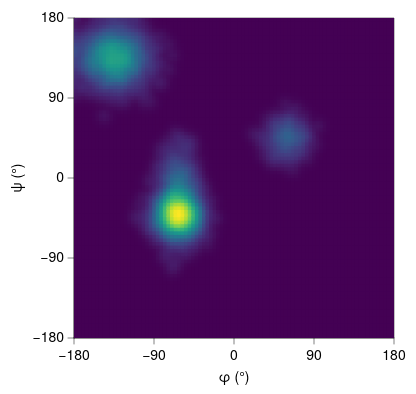

This figure's Vega-Lite source:
### Vega-Lite specification from a JSON file in a GitHub repository (floating-point values rounded to 4 significant figures; data arrays with more than 128 entries replaced by an {"elided": "..."} marker saying what was removed)
{"background": null, "config": {"arc": {"fill": "#DBDBDB", "fillOpacity": 1.0, "innerRadius": 40.0, "padAngle": 0.03, "stroke": "black", "strokeOpacity": 1, "strokeWidth": 0.25}, "area": {"fill": "#DBDBDB", "fillOpacity": 1.0, "stroke": "black", "strokeOpacity": 1, "strokeWidth": 0.25}, "axis": {"domain": true, "domainCap": "round", "domainColor": "black", "domainWidth": 0.25, "grid": false, "gridCap": "round", "gridColor": "#F1F1F1", "gridDash": [0, 0], "gridOpacity": 1.0, "gridWidth": 0.25, "labelColor": "black", "labelFont": "Helvetica Neue, HelveticaNeue, Helvetica, Arial, sans-serif", "labelFontSize": 7, "labelFontStyle": "normal", "labelFontWeight": 400, "offset": 0, "ticks": true, "tickCap": "round", "tickColor": "black", "tickRound": false, "tickSize": 3, "tickWidth": 0.25, "titleColor": "black", "titleFont": "Helvetica Neue, HelveticaNeue, Helvetica, Arial, sans-serif", "titleFontSize": 7, "titleFontStyle": "normal", "titleFontWeight": 400}, "axisX": {"domain": true, "labelAlign": "center", "labelAngle": 0, "labels": true, "ticks": true, "translate": 0}, "axisY": {"domain": true, "labelAlign": "right", "labelAngle": 0, "labels": true, "ticks": true, "translate": 0}, "axisRight": {"domain": true, "labelAlign": "left", "labelAngle": 0, "labels": true, "ticks": true, "translate": 0}, "axisTop": {"domain": true, "labelAlign": "center", "labelAngle": 0, "labels": true, "ticks": true, "translate": 0}, "axisBand": {"tickOffset": 0}, "bar": {"fill": "#DBDBDB", "fillOpacity": 1.0, "stroke": "black", "strokeOpacity": 1, "strokeWidth": 0.25}, "boxplot": {"size": 14.4, "ticks": {"cornerRadius": 0.25, "fill": "black", "opacity": 1, "size": 7.2, "thickness": 0.25}, "box": {"fillOpacity": 1.0, "stroke": "black", "strokeOpacity": 1, "strokeWidth": 0.25}, "median": {"cornerRadius": 0, "fill": "black", "fillOpacity": 1.0, "opacity": 1, "size": 14.4, "thickness": 0.25}, "rule": {"fill": "black", "fillOpacity": 1.0, "size": 16.0, "stroke": "black", "strokeDash": [0, 0], "strokeOpacity": 1, "strokeWidth": 0.25}, "outliers": {"color": "black", "fill": "black", "fillOpacity": 1.0, "size": 0, "stroke": "black", "strokeOpacity": 1, "strokeWidth": 0.25}}, "circle": {"fill": "black", "fillOpacity": 1.0, "size": 2.0, "stroke": null, "strokeOpacity": 1, "strokeWidth": 0.25}, "errorband": {"band": {"fillOpacity": 0.6, "stroke": null, "strokeWidth": 0.25, "strokeOpacity": 1}, "borders": {"opacity": 0, "strokeOpacity": 0.25, "strokeWidth": 1}}, "errorbar": {"opacity": 1, "rule": {"strokeDash": [0, 0], "strokeWidth": 0.25}, "ticks": {"color": "black", "cornerRadius": 0.125, "opacity": 1, "size": 9.6, "thickness": 0.25}, "thickness": 0.25}, "font": "Helvetica Neue, HelveticaNeue, Helvetica, Arial, sans-serif", "geoshape": {"fill": "#DBDBDB", "fillOpacity": 1.0, "stroke": "black", "strokeOpacity": 1, "strokeWidth": 0.25}, "header": {"labelColor": "black", "labelFont": "Helvetica Neue, HelveticaNeue, Helvetica, Arial, sans-serif", "labelFontSize": 7, "labelFontStyle": "normal", "labelFontWeight": 400, "titleColor": "black", "titleFont": "Helvetica Neue, HelveticaNeue, Helvetica, Arial, sans-serif", "titleFontSize": 7, "titleFontStyle": "normal", "titleFontWeight": 400, "titlePadding": 0}, "legend": {"disable": false, "offset": 4.5, "titlePadding": 4, "labelOffset": 2, "gradientLabelOffset": 2, "gradientLength": 80.0, "gradientThickness": 8.0, "gradientOpacity": 1.0, "gradientStrokeColor": "black", "gradientStrokeWidth": 0.25, "labelColor": "black", "labelFont": "Helvetica Neue, HelveticaNeue, Helvetica, Arial, sans-serif", "labelFontSize": 7, "labelFontStyle": "normal", "labelFontWeight": 400, "strokeColor": "black", "strokeWidth": 0, "symbolSize": 42, "symbolStrokeColor": "black", "symbolStrokeWidth": 0.25, "titleColor": "black", "titleFont": "Helvetica Neue, HelveticaNeue, Helvetica, Arial, sans-serif", "titleFontSize": 7, "titleFontStyle": "normal", "titleFontWeight": 400}, "line": {"color": "black", "stroke": "black", "strokeCap": "butt", "strokeDash": [0, 0], "strokeOpacity": 1, "strokeWidth": 0.5}, "point": {"filled": true, "fill": "#DBDBDB", "fillOpacity": 1.0, "size": 8.0, "stroke": "black", "strokeOpacity": 1, "strokeWidth": 0.25}, "range": {"category": ["#B2B2B2", "#4A7CD3", "#008542", "#664CAF", "#509F98", "#636363", "#284F93", "#005226", "#382864", "#285753"], "diverging": {"scheme": ["#443E60", "#5F597E", "#7C759B", "#9994B6", "#B7B4CC", "#D6D5DC", "#F6F6F6", "#D1DAD9", "#A4C2BF", "#7AA9A4", "#578E89", "#37736E", "#1B5954"]}, "heatmap": {"scheme": ["#440154", "#472270", "#433E82", "#38598C", "#2C728E", "#238A8D", "#24A086", "#39B578", "#5DC862", "#96D646", "#CAE02D", "#FDE724"]}, "ordinal": {"scheme": ["#F1F1F1", "#DBDBDB", "#C6C6C6", "#B2B2B2", "#9D9D9D", "#898989", "#767676", "#636363", "#515151", "#404040", "#2F2F2F", "#1F1F1F"]}, "ramp": {"scheme": ["#440154", "#472270", "#433E82", "#38598C", "#2C728E", "#238A8D", "#24A086", "#39B578", "#5DC862", "#96D646", "#CAE02D", "#FDE724"]}}, "rule": {"color": "black", "stroke": "black", "strokeCap": "round", "strokeDash": [2, 2], "strokeOpacity": 1, "strokeWidth": 0.25}, "scale": {"barBandPaddingInner": 0.1, "rectBandPaddingInner": 0, "tickBandPaddingInner": 0.1, "bandPaddingOuter": 0.1, "bandWithNestedOffsetPaddingInner": 0.2, "bandWithNestedOffsetPaddingOuter": 0.2, "offsetBandPaddingInner": 0, "offsetBandPaddingOuter": 0, "round": false}, "rect": {"fill": "#DBDBDB", "fillOpacity": 1.0, "stroke": "black", "strokeOpacity": 1, "strokeWidth": 0.25}, "square": {"fill": "#DBDBDB", "fillOpacity": 1.0, "size": 16.0, "stroke": "black", "strokeOpacity": 1, "strokeWidth": 0.25}, "text": {"color": "black", "font": "Helvetica Neue, HelveticaNeue, Helvetica, Arial, sans-serif", "fontSize": 7, "fontStyle": "normal", "fontWeight": 400}, "tick": {"color": "black", "cornerRadius": 0.125, "opacity": 1.0, "size": 14.4, "thickness": 0.25}, "title": {"anchor": "middle", "frame": "group", "color": "black", "font": "Helvetica Neue, HelveticaNeue, Helvetica, Arial, sans-serif", "fontSize": 7, "fontStyle": "normal", "fontWeight": 400, "subtitleColor": "black", "subtitleFont": "Helvetica Neue, HelveticaNeue, Helvetica, Arial, sans-serif", "subtitleFontSize": "Helvetica Neue, HelveticaNeue, Helvetica, Arial, sans-serif", "subtitleFontStyle": "normal", "subtitleFontWeight": 400}, "trail": {"color": "black", "opacity": 1, "size": 0.5}, "view": {"continuousWidth": 160, "continuousHeight": 160, "discreteWidth": 160, "discreteHeight": 160, "fill": null, "stroke": "black", "strokeWidth": 0.25}}, "data": {"name": "data-77485fc8a4af4da665c5696b380fdae8"}, "mark": {"type": "rect", "clip": true, "stroke": null}, "encoding": {"color": {"field": "density", "legend": null, "title": null, "type": "quantitative"}, "x": {"axis": {"values": [-180, -90, 0, 90, 180]}, "field": "phi0", "scale": {"domain": [-180, 180], "nice": false}, "title": "φ (°)", "type": "quantitative"}, "x2": {"field": "phi1"}, "y": {"axis": {"values": [-180, -90, 0, 90, 180]}, "field": "psi0", "scale": {"domain": [-180, 180], "nice": false}, "title": "ψ (°)", "type": "quantitative"}, "y2": {"field": "psi1"}}, "$schema": "https://vega.github.io/schema/vega-lite/v6.4.1.json", "datasets": {"data-77485fc8a4af4da665c5696b380fdae8": {"elided": "8100 records"}}}
